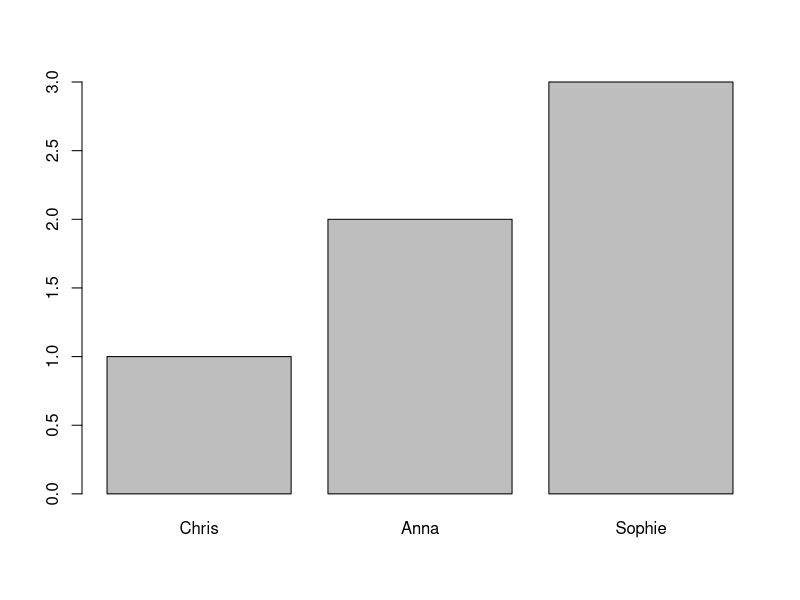

Generate this figure with R:
1 + 1
log(1)
x <- exp(
  log(1)
)

# Kommentare hier!
x <- # 1 Kommentar

# Objekte in R

x <- 1

length(x)
class(x)

x <- 1:10
length(x)
class(x)


x <- c(1, 2, 3)
length(x)
class(x)

x <- c("Chris", "Anna", "Sophie")
length(x)
class(x)

c(1.97, "Anna")
y <- c(c(TRUE, FALSE, 0), "Anna")

y[4:9] <- c(4, 5, 6)

x <- c(1, 2, 3)
names(x) <- c("Chris", "Anna", "Sophie")

x <- c(Chris = 1, Anna = 2, Sophie = 3)
barplot(x)

# Erzeugen von Vektoren
1:10
seq(1, 10, 2)
rep(1:4, 2)

# Vektorisierte Mathe-Operationen
1:4 + 1
log(1:4)
exp(1:4)
(2)^(1:4)

# Generische Vektoren
aList <- list(x = 1, y = "2", z = 3)
aList$x
length(aList)
class(aList)

class(aList[1])
class(aList$x)

str(aList)

# Das data.drame
df <- data.frame(
  name = c("Roger", "Lola", "Mogli"),
  count = c(3, 2, 6)
)

as.numeric(df$name)
as.character(df$name)

factor(
  rep(c(1, 2), 4),
  labels = c("yes", "no")
)

# Fehlende Werte
mean(c(1, 2, NA), na.rm = TRUE)
x <- c(NA, 1:5)
x[!is.na(x)]



















